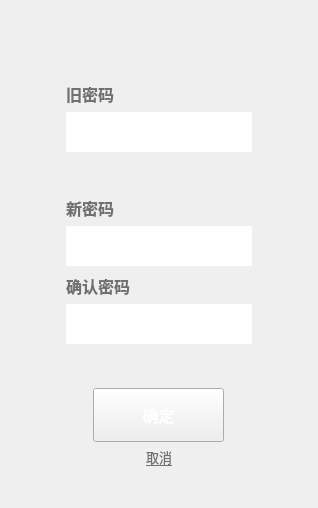
<?xml version="1.0" encoding="UTF-8"?>
<ui version="4.0">
 <class>ChangePasswordForm</class>
 <widget class="QWidget" name="ChangePasswordForm">
  <property name="geometry">
   <rect>
    <x>0</x>
    <y>0</y>
    <width>318</width>
    <height>508</height>
   </rect>
  </property>
  <property name="sizePolicy">
   <sizepolicy hsizetype="Fixed" vsizetype="Fixed">
    <horstretch>0</horstretch>
    <verstretch>0</verstretch>
   </sizepolicy>
  </property>
  <property name="minimumSize">
   <size>
    <width>318</width>
    <height>508</height>
   </size>
  </property>
  <property name="maximumSize">
   <size>
    <width>318</width>
    <height>508</height>
   </size>
  </property>
  <property name="font">
   <font>
    <family>Roboto</family>
   </font>
  </property>
  <property name="windowTitle">
   <string>Form</string>
  </property>
  <property name="styleSheet">
   <string notr="true">color: rgb(240, 240, 240);</string>
  </property>
  <layout class="QVBoxLayout" name="verticalLayout_2">
   <property name="leftMargin">
    <number>0</number>
   </property>
   <property name="topMargin">
    <number>0</number>
   </property>
   <property name="rightMargin">
    <number>0</number>
   </property>
   <property name="bottomMargin">
    <number>0</number>
   </property>
   <item>
    <widget class="QWidget" name="widget" native="true">
     <property name="maximumSize">
      <size>
       <width>318</width>
       <height>508</height>
      </size>
     </property>
     <property name="styleSheet">
      <string notr="true">#widget{
	background-image: url(:/src/GUI/bg300x490.png);
}</string>
     </property>
     <layout class="QVBoxLayout" name="verticalLayout">
      <property name="leftMargin">
       <number>18</number>
      </property>
      <property name="topMargin">
       <number>18</number>
      </property>
      <property name="rightMargin">
       <number>18</number>
      </property>
      <property name="bottomMargin">
       <number>18</number>
      </property>
      <item>
       <layout class="QHBoxLayout" name="horizontalLayout_7">
        <item>
         <widget class="QPushButton" name="closeButton">
          <property name="sizePolicy">
           <sizepolicy hsizetype="Fixed" vsizetype="Fixed">
            <horstretch>0</horstretch>
            <verstretch>0</verstretch>
           </sizepolicy>
          </property>
          <property name="minimumSize">
           <size>
            <width>16</width>
            <height>16</height>
           </size>
          </property>
          <property name="maximumSize">
           <size>
            <width>16</width>
            <height>16</height>
           </size>
          </property>
          <property name="styleSheet">
           <string notr="true">QPushButton{
    image: url(:/src/GUI/close.png);
    border-style: outset;
}
QPushButton:hover{
    image: url(:/src/GUI/close_hover.png);
    border-style: outset;
}
QPushButton:pressed{
    image: url(:/src/GUI/close_hover.png);
    border-style: outset;
}
</string>
          </property>
          <property name="text">
           <string/>
          </property>
         </widget>
        </item>
        <item>
         <spacer name="horizontalSpacer">
          <property name="orientation">
           <enum>Qt::Horizontal</enum>
          </property>
          <property name="sizeHint" stdset="0">
           <size>
            <width>40</width>
            <height>20</height>
           </size>
          </property>
         </spacer>
        </item>
       </layout>
      </item>
      <item>
       <spacer name="verticalSpacer_3">
        <property name="orientation">
         <enum>Qt::Vertical</enum>
        </property>
        <property name="sizeHint" stdset="0">
         <size>
          <width>20</width>
          <height>40</height>
         </size>
        </property>
       </spacer>
      </item>
      <item>
       <layout class="QHBoxLayout" name="horizontalLayout_2">
        <property name="leftMargin">
         <number>48</number>
        </property>
        <item>
         <widget class="QLabel" name="label_2">
          <property name="font">
           <font>
            <family>Roboto</family>
            <pointsize>12</pointsize>
            <weight>75</weight>
            <bold>true</bold>
           </font>
          </property>
          <property name="styleSheet">
           <string notr="true">color: rgb(112, 112, 112);</string>
          </property>
          <property name="text">
           <string>旧密码</string>
          </property>
         </widget>
        </item>
       </layout>
      </item>
      <item>
       <layout class="QHBoxLayout" name="horizontalLayout">
        <item>
         <widget class="QLineEdit" name="oldPwdEdit">
          <property name="sizePolicy">
           <sizepolicy hsizetype="Fixed" vsizetype="Fixed">
            <horstretch>0</horstretch>
            <verstretch>0</verstretch>
           </sizepolicy>
          </property>
          <property name="minimumSize">
           <size>
            <width>186</width>
            <height>40</height>
           </size>
          </property>
          <property name="maximumSize">
           <size>
            <width>186</width>
            <height>40</height>
           </size>
          </property>
          <property name="font">
           <font>
            <family>Roboto</family>
            <pointsize>12</pointsize>
           </font>
          </property>
          <property name="styleSheet">
           <string notr="true">background-image: url(:/src/GUI/input.png);
border-style: outset;
color: rgb(112, 112, 112);</string>
          </property>
          <property name="echoMode">
           <enum>QLineEdit::Password</enum>
          </property>
          <property name="alignment">
           <set>Qt::AlignCenter</set>
          </property>
         </widget>
        </item>
       </layout>
      </item>
      <item>
       <spacer name="verticalSpacer_4">
        <property name="orientation">
         <enum>Qt::Vertical</enum>
        </property>
        <property name="sizeHint" stdset="0">
         <size>
          <width>20</width>
          <height>40</height>
         </size>
        </property>
       </spacer>
      </item>
      <item>
       <layout class="QHBoxLayout" name="horizontalLayout_3">
        <property name="leftMargin">
         <number>48</number>
        </property>
        <item>
         <widget class="QLabel" name="label_4">
          <property name="font">
           <font>
            <family>Roboto</family>
            <pointsize>12</pointsize>
            <weight>75</weight>
            <bold>true</bold>
           </font>
          </property>
          <property name="styleSheet">
           <string notr="true">color: rgb(112, 112, 112);</string>
          </property>
          <property name="text">
           <string>新密码</string>
          </property>
         </widget>
        </item>
       </layout>
      </item>
      <item>
       <layout class="QHBoxLayout" name="horizontalLayout_4">
        <item>
         <widget class="QLineEdit" name="newPwdEdit">
          <property name="sizePolicy">
           <sizepolicy hsizetype="Fixed" vsizetype="Fixed">
            <horstretch>0</horstretch>
            <verstretch>0</verstretch>
           </sizepolicy>
          </property>
          <property name="minimumSize">
           <size>
            <width>186</width>
            <height>40</height>
           </size>
          </property>
          <property name="maximumSize">
           <size>
            <width>186</width>
            <height>40</height>
           </size>
          </property>
          <property name="font">
           <font>
            <family>Roboto</family>
            <pointsize>12</pointsize>
           </font>
          </property>
          <property name="styleSheet">
           <string notr="true">background-image: url(:/src/GUI/input.png);
border-style: outset;
color: rgb(112, 112, 112);</string>
          </property>
          <property name="echoMode">
           <enum>QLineEdit::Password</enum>
          </property>
          <property name="alignment">
           <set>Qt::AlignCenter</set>
          </property>
         </widget>
        </item>
       </layout>
      </item>
      <item>
       <spacer name="verticalSpacer_5">
        <property name="orientation">
         <enum>Qt::Vertical</enum>
        </property>
        <property name="sizeHint" stdset="0">
         <size>
          <width>20</width>
          <height>4</height>
         </size>
        </property>
       </spacer>
      </item>
      <item>
       <layout class="QHBoxLayout" name="horizontalLayout_8">
        <property name="leftMargin">
         <number>48</number>
        </property>
        <item>
         <widget class="QLabel" name="label_5">
          <property name="font">
           <font>
            <family>Roboto</family>
            <pointsize>12</pointsize>
            <weight>75</weight>
            <bold>true</bold>
           </font>
          </property>
          <property name="styleSheet">
           <string notr="true">color: rgb(112, 112, 112);</string>
          </property>
          <property name="text">
           <string>确认密码</string>
          </property>
         </widget>
        </item>
       </layout>
      </item>
      <item>
       <layout class="QHBoxLayout" name="horizontalLayout_9">
        <item>
         <widget class="QLineEdit" name="checkPwdEdit">
          <property name="sizePolicy">
           <sizepolicy hsizetype="Fixed" vsizetype="Fixed">
            <horstretch>0</horstretch>
            <verstretch>0</verstretch>
           </sizepolicy>
          </property>
          <property name="minimumSize">
           <size>
            <width>186</width>
            <height>40</height>
           </size>
          </property>
          <property name="maximumSize">
           <size>
            <width>186</width>
            <height>40</height>
           </size>
          </property>
          <property name="font">
           <font>
            <family>Roboto</family>
            <pointsize>12</pointsize>
           </font>
          </property>
          <property name="styleSheet">
           <string notr="true">background-image: url(:/src/GUI/input.png);
border-style: outset;
color: rgb(112, 112, 112);</string>
          </property>
          <property name="echoMode">
           <enum>QLineEdit::Password</enum>
          </property>
          <property name="alignment">
           <set>Qt::AlignCenter</set>
          </property>
         </widget>
        </item>
       </layout>
      </item>
      <item>
       <spacer name="verticalSpacer">
        <property name="orientation">
         <enum>Qt::Vertical</enum>
        </property>
        <property name="sizeHint" stdset="0">
         <size>
          <width>20</width>
          <height>40</height>
         </size>
        </property>
       </spacer>
      </item>
      <item>
       <layout class="QHBoxLayout" name="horizontalLayout_5">
        <item>
         <widget class="QPushButton" name="confirmButton">
          <property name="sizePolicy">
           <sizepolicy hsizetype="Fixed" vsizetype="Fixed">
            <horstretch>0</horstretch>
            <verstretch>0</verstretch>
           </sizepolicy>
          </property>
          <property name="minimumSize">
           <size>
            <width>131</width>
            <height>54</height>
           </size>
          </property>
          <property name="font">
           <font>
            <family>Roboto</family>
            <pointsize>12</pointsize>
            <weight>75</weight>
            <bold>true</bold>
           </font>
          </property>
          <property name="styleSheet">
           <string notr="true">QPushButton{
	border-image: url(:/src/GUI/button.png);
	color:rgb(254, 254, 254);
}
QPushButton:hover{
	border-image: url(:/src/GUI/button_hover.png);
	color:rgb(254, 254, 254);
}
QPushButton:pressed{
	border-image: url(:/src/GUI/button_press.png);
	color:rgb(254, 254, 254);
}
</string>
          </property>
          <property name="text">
           <string>确定</string>
          </property>
         </widget>
        </item>
       </layout>
      </item>
      <item>
       <layout class="QHBoxLayout" name="horizontalLayout_6">
        <item>
         <widget class="QPushButton" name="cancelButton">
          <property name="sizePolicy">
           <sizepolicy hsizetype="Fixed" vsizetype="Fixed">
            <horstretch>0</horstretch>
            <verstretch>0</verstretch>
           </sizepolicy>
          </property>
          <property name="minimumSize">
           <size>
            <width>70</width>
            <height>17</height>
           </size>
          </property>
          <property name="font">
           <font>
            <family>Roboto</family>
            <pointsize>10</pointsize>
            <underline>true</underline>
           </font>
          </property>
          <property name="styleSheet">
           <string notr="true">QPushButton{
    color: rgb(112, 112, 112);
    background-color: rgb(240, 240, 240);
    border-style: outset;
}
QPushButton:hover{
    color: rgb(90, 147, 255);
    background-color: rgb(240, 240, 240);
    border-style: outset;
}
QPushButton:pressed{
    color:rgb(67, 120, 221);
    background-color: rgb(240, 240, 240);
    border-style: outset;
}
</string>
          </property>
          <property name="text">
           <string>取消</string>
          </property>
         </widget>
        </item>
       </layout>
      </item>
      <item>
       <spacer name="verticalSpacer_2">
        <property name="orientation">
         <enum>Qt::Vertical</enum>
        </property>
        <property name="sizeType">
         <enum>QSizePolicy::Fixed</enum>
        </property>
        <property name="sizeHint" stdset="0">
         <size>
          <width>20</width>
          <height>24</height>
         </size>
        </property>
       </spacer>
      </item>
     </layout>
    </widget>
   </item>
  </layout>
 </widget>
 <resources/>
 <connections/>
</ui>
